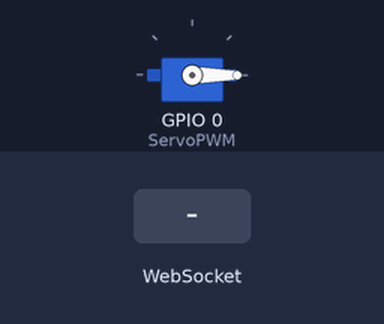
Recording of a sketch running on a simulated ESP8266 (NodeMCU). Parts: servo. Inputs (shaded band) come from the test bench. WiFi joins after 1.5 s; servers stay silent unless stated; what the sketch prints to the serial monitor is not drawn.

Above: at 3.2 s.
3.3 s: WebSocket text "200" received
At 5.3 s:
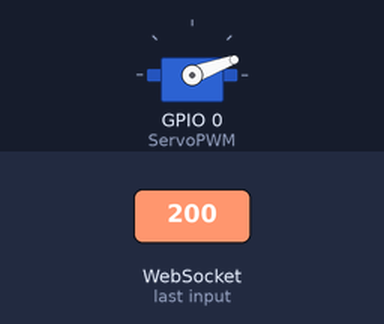
5.7 s: WebSocket text "90" received
At 6.1 s:
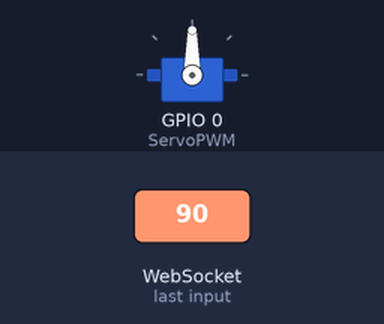
Timing chart, 0 to 8.7 s (numbered marks = the images above; inputs shaded):
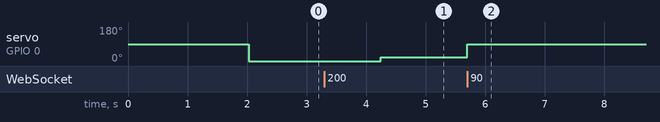

The sketch:

WS_Servo.ino
```cpp
#include <ESP8266WiFi.h>
#include <WebSocketsServer.h>
#include <Servo.h>
#include <string.h>

#define ServoPWM 0

const char *WIFI_SSID = "2.4GHZ";
const char *WIFI_PASSWORD = "320724fuck";
const uint8_t WS_PORT = 81;
const uint16_t SERVO_ANGLE = 180;


WiFiClient wc;
WebSocketsServer ws = WebSocketsServer(WS_PORT);  //指定对象端口
Servo servo;

int Angle = 0;
String Servo_CurrentAnglestr = "";

void Wifi_connect() {
  int count = 0;
  WiFi.mode(WIFI_STA);
  WiFi.disconnect();
  WiFi.begin(WIFI_SSID, WIFI_PASSWORD);
  Serial.println("Connect to: \n\tSSID:" + String(WIFI_SSID) + "\n\tPassWord:" + String(WIFI_PASSWORD));
  while (WiFi.status() != WL_CONNECTED) {
    Serial.print('.');
    delay(1000);
    count++;
  }
  Serial.println("\nConnect to " + String(WIFI_SSID) + " Successful\n");
  Serial.println("\nMAC: " + WiFi.macAddress() + "\nIP: " + WiFi.localIP().toString() + "\nUsing Time:" + count + "s");
}

void webSocketEvent(uint8_t num, WStype_t type, uint8_t *payload, size_t length) {
  Serial.printf("Event Type : [%d]\n", type);
  switch (type) {
    case WStype_CONNECTED:
      Serial.println("Ws Connected\n");
      delay(800);
      for (uint8_t i = 0; i <= 6; i++) {
        Serial.printf("Send Txt [%s]", ws.sendTXT(i, Servo_CurrentAnglestr) ? "Successful" : "Failed");
      }
      break;
    case WStype_DISCONNECTED:
      Serial.println("Ws Disconnected\n");
      break;
    case WStype_ERROR:
      Serial.println("ws Error happen\n");
      break;
    case WStype_BIN:
      Serial.printf("Got binary length:[%d]\n", length);
      break;
    case WStype_TEXT:
      {
        Serial.printf("Got a Text Message [%s]\n", payload);
        // 直接使用文本
        // int Angle = (atoi(payload) == SERVO_ANGLE) ? SERVO_ANGLE : (atoi(payload) % SERVO_ANGLE);
        Angle = (atoi((const char *)payload) % SERVO_ANGLE + 1) - 1;
        Serial.printf("Servo [%d]\n", Angle);
        servo.write(Angle);
        Servo_CurrentAnglestr = String(Angle);
        for (uint8_t i = 0; i <= 6; i++) {
          Serial.printf("Send Txt [%s]", ws.sendTXT(i, Servo_CurrentAnglestr) ? "Successful" : "Failed");
        }
        // servo.writeMicroseconds(2700);
      }
      break;
    case WStype_PING:
      break;
    case WStype_PONG:
      break;
    default: Serial.printf("Undefine in case type [%d]\n", type);
  }
}


void setup() {
  // put your setup code here, to run once:
  // init
  Serial.begin(9600);
  servo.attach(ServoPWM);
  Wifi_connect();
  ws.begin();
  ws.onEvent(webSocketEvent);
  // 舵机
  servo.write(Angle);
  Servo_CurrentAnglestr = String(Angle);
}

void loop() {
  // put your main code here, to run repeatedly:
  if (WiFi.status() != WL_CONNECTED) {
    Serial.print("WiFi Connect Lost,Reconnecting");
    Wifi_connect();
  }
  ws.loop();
}
```

Measured:
- after the input at 3.3 s, servo on GPIO 0 (ServoPWM): 0° → 20° after 0.94 s
- after the input at 5.7 s, servo on GPIO 0 (ServoPWM): 20° → 90° at once
